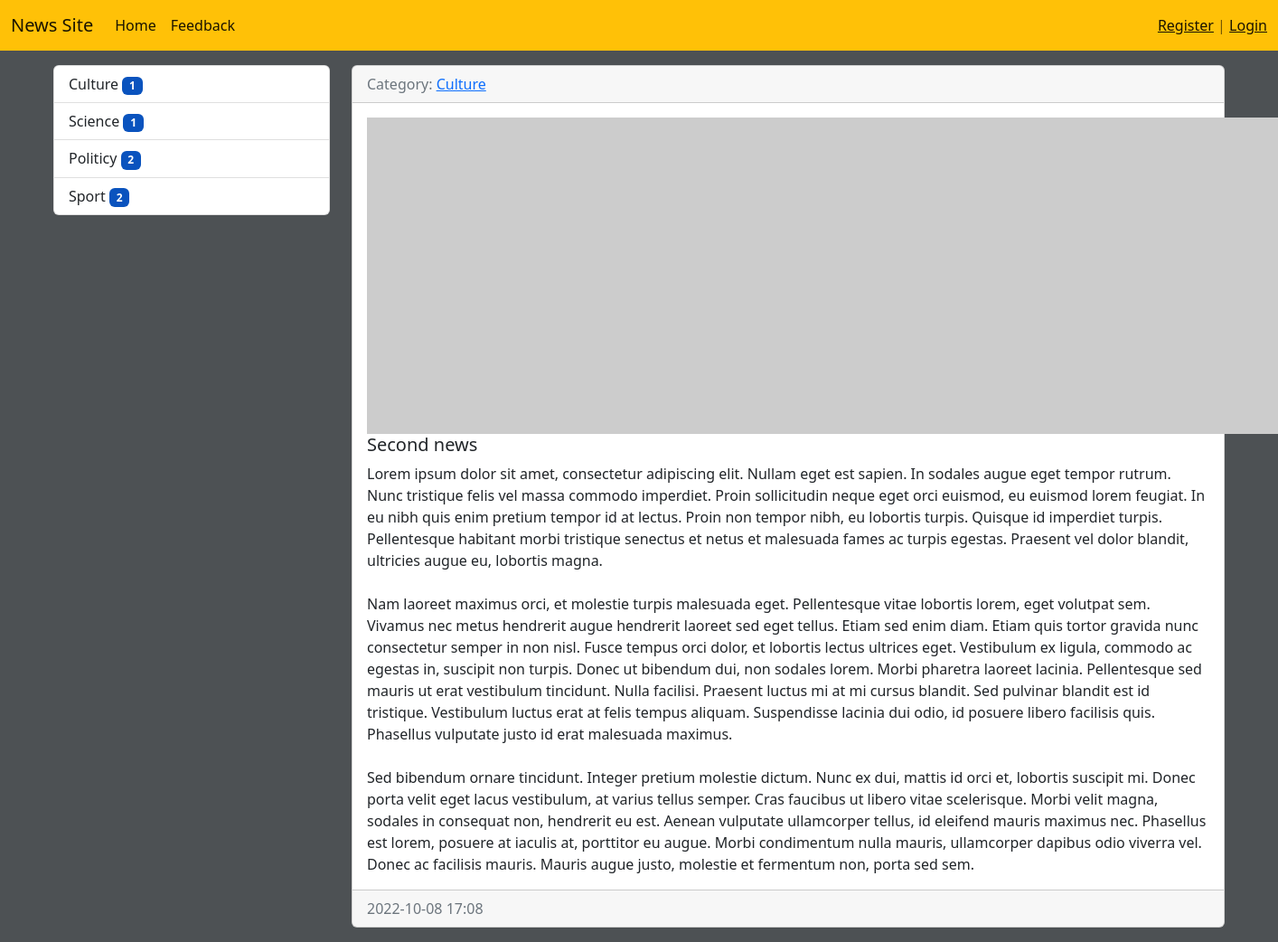
Screenshot of /news/2/ with the database file from the repository.
### news/models.py (models this page shows, shortened)
class Category(models.Model):
    title = models.CharField(max_length=150, db_index=True, verbose_name='Category name')
    def get_absolute_url(self):
        return reverse('category', kwargs={'category_id': self.pk})
    def __str__(self):
        return self.title
    class Meta:
        verbose_name = 'Category'
        verbose_name_plural = 'Categories'
        ordering = ['title']

class News(models.Model):
    title = models.CharField(max_length=150)
    content = models.TextField(blank=True)
    created_at = models.DateTimeField(auto_now_add=True)
    updated_at = models.DateTimeField(auto_now=True)
    photo = models.ImageField(upload_to='photos/%Y/%m/%d/', blank=True)
    is_published = models.BooleanField(default=True)
    category = models.ForeignKey('Category', on_delete=models.PROTECT, null=True)
    views = models.IntegerField(default=0)
    class Meta:
        verbose_name = 'News'
        verbose_name_plural = 'News'
        ordering = ['-created_at']

### news/views.py (the view)
# urls.py: path('news/<int:news_id>/', ViewNews.as_view(), name='view_news'),
class ViewNews(DetailView):
    model = News
    pk_url_kwarg = 'news_id'
    template_name = 'news/view_news.html'
    context_object_name = 'news_item'

### news/templatetags/news_tags.py (called while the page is built)
@register.inclusion_tag('news/list_categories.html')
def show_categories():
    categories = Category.objects.annotate(cnt=Count('news', filter=F('news__is_published'))).filter(cnt__gt=0)
    return {'categories': categories}

### news/templates/news/view_news.html (shortened to what this page needs)
{%extends 'base.html'%}
{%block sidebar%}
{% include 'inc/_sidebar.html'%}
{%endblock%}
{%block content%}
<div class="card mb-3">
    <div class="card-header text-muted">
        Category: <a href="{{news_item.category.get_absolute_url}}">{{news_item.category}}</a>
    </div>
    <div class="card-body">
        <div class="media">
            {% if news_item.photo %}
            <img src="{{news_item.photo.url}}" alt="Ooooops" width="350" class="mr-3">
            {% else %}
            <img src="https://picsum.photos/id/1060/350/232?blur=2" class="mr-3">
            {% endif %}
            <div class="media-body">
                <h5 class="card-title">{{news_item.title}}</h5>
                <p class="card-text">{{news_item.content|safe|linebreaksbr}}</p>
            </div>
        </div>
    </div>
    <div class="card-footer text-muted">
        {{news_item.created_at|date:"Y-m-d H:i"}}
    </div>
</div>
{%endblock%}

### templates/base.html (shortened to what this page needs)
<!doctype html>
{%load static%}
<html lang="en">
<head>
    <link href="https://cdn.jsdelivr.net/npm/bootstrap@5.2.2/dist/css/bootstrap.min.css" rel="stylesheet"
>
    <link rel="stylesheet" href="{% static 'css/style.css' %}">
</head>
<body>
{% include 'inc/_nav.html' %}
<div class="container mt-3">
    <div class="row">
        <div class="col-md-3">
            {% load cache %}
            {% cache 30 sidebar %}
            {%block sidebar%}{%endblock%}
            {% endcache %}
        </div>
        <div class="col-md-9">
            {%block content%} {%endblock%}
        </div>
    </div>
</div>
</body>
</html>

### templates/inc/_nav.html (shortened to what this page needs)
<nav class="navbar navbar-expand-lg bg-warning">
    <div class="container-fluid">
        <a class="navbar-brand" href="{% url 'home' %}">News Site</a>
        <div class="collapse navbar-collapse" id="navbarSupportedContent">
            <ul class="navbar-nav me-auto mb-2 mb-lg-0">
                <li class="nav-item">
                    <a class="nav-link active" aria-current="page" href="{% url 'home' %}">Home</a>
                </li>
                <li class="nav-item">
                    <a class="nav-link active" aria-current="page" href="{% url 'feedback' %}">Feedback</a>
                </li>
            </ul>
            <span class="navbar-text">
                {% if request.user.is_authenticated %}
                    Hello, {{user.username}} | <a href="{% url 'logout' %}">Logout</a>
                {% else %}
                    <a href="{% url 'register' %}">Register</a> |
                    <a href="{% url 'login' %}">Login</a>
                {% endif %}
            </span>
        </div>
    </div>
</nav>

### templates/inc/_sidebar.html (shortened to what this page needs)
{%load news_tags%}
{%show_categories%}

### news/templates/news/list_categories.html
<div class="list-group">
    {% for i in categories %}
    <a href="{{i.get_absolute_url}}" class="list-group-item list-group-item-action">
        {{i.title}}
        <span class="badge badge-warning" style="background-color: #0a53be !important;">{{i.cnt}}</span>
    </a>
    {% endfor %}
</div>

### study_site/static/css/style.css (style rules this page uses)
body { background-color: #4d5154; }

### rows the page displays
Category: title "Culture", cnt "1"
Category: title "Science", cnt "1"
Category: title "Politicy", cnt "2"
Category: title "Sport", cnt "2"
News: category "Culture", title "Second news", content "Lorem ipsum dolor sit amet, consectetur adipiscing elit. Nullam eget est sapien. In sodales augue eget tempor rutrum. Nunc tristique felis vel massa commodo imperdiet. Proin sollicitudin neque eget orci euismod, eu euismod lorem feugiat. In eu nibh quis enim pretium tempor id at lectus. Proin non tempor nibh, eu lobortis turpis. Quisque id imperdiet turpis. Pellentesque habitant morbi tristique senectus et netus et malesuada fames ac turpis egestas. Praesent vel dolor blandit, ultricies augue eu, lobortis magna. Nam laoreet maximus orci, et molestie turpis malesuada eget. Pellentesque vitae lobortis lorem, eget volutpat sem. Vivamus nec metus hendrerit augue hendrerit laoreet sed eget…", created_at "2022-10-08 17:08"
